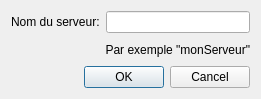
<?xml version="1.0" encoding="UTF-8"?>
<ui version="4.0">
 <class>BDNomDuServeur</class>
 <widget class="QDialog" name="BDNomDuServeur">
  <property name="geometry">
   <rect>
    <x>0</x>
    <y>0</y>
    <width>261</width>
    <height>99</height>
   </rect>
  </property>
  <property name="windowTitle">
   <string>Dialog</string>
  </property>
  <property name="windowIcon">
   <iconset resource="images.qrc">
    <normaloff>:/images/logo.png</normaloff>:/images/logo.png</iconset>
  </property>
  <layout class="QGridLayout" name="gridLayout">
   <item row="0" column="0">
    <layout class="QHBoxLayout" name="horizontalLayout">
     <item>
      <widget class="QLabel" name="label">
       <property name="text">
        <string>Nom du serveur:</string>
       </property>
      </widget>
     </item>
     <item>
      <widget class="QLineEdit" name="lineEditNomDuServeur"/>
     </item>
    </layout>
   </item>
   <item row="1" column="0">
    <widget class="QLabel" name="label_2">
     <property name="text">
      <string>Par exemple &quot;monServeur&quot;</string>
     </property>
     <property name="alignment">
      <set>Qt::AlignRight|Qt::AlignTrailing|Qt::AlignVCenter</set>
     </property>
    </widget>
   </item>
   <item row="2" column="0">
    <widget class="QDialogButtonBox" name="buttonBox">
     <property name="orientation">
      <enum>Qt::Horizontal</enum>
     </property>
     <property name="standardButtons">
      <set>QDialogButtonBox::Cancel|QDialogButtonBox::Ok</set>
     </property>
    </widget>
   </item>
  </layout>
 </widget>
 <resources>
  <include location="images.qrc"/>
 </resources>
 <connections>
  <connection>
   <sender>buttonBox</sender>
   <signal>rejected()</signal>
   <receiver>BDNomDuServeur</receiver>
   <slot>reject()</slot>
   <hints>
    <hint type="sourcelabel">
     <x>316</x>
     <y>260</y>
    </hint>
    <hint type="destinationlabel">
     <x>286</x>
     <y>274</y>
    </hint>
   </hints>
  </connection>
  <connection>
   <sender>buttonBox</sender>
   <signal>accepted()</signal>
   <receiver>BDNomDuServeur</receiver>
   <slot>accept()</slot>
   <hints>
    <hint type="sourcelabel">
     <x>248</x>
     <y>254</y>
    </hint>
    <hint type="destinationlabel">
     <x>157</x>
     <y>274</y>
    </hint>
   </hints>
  </connection>
 </connections>
</ui>
